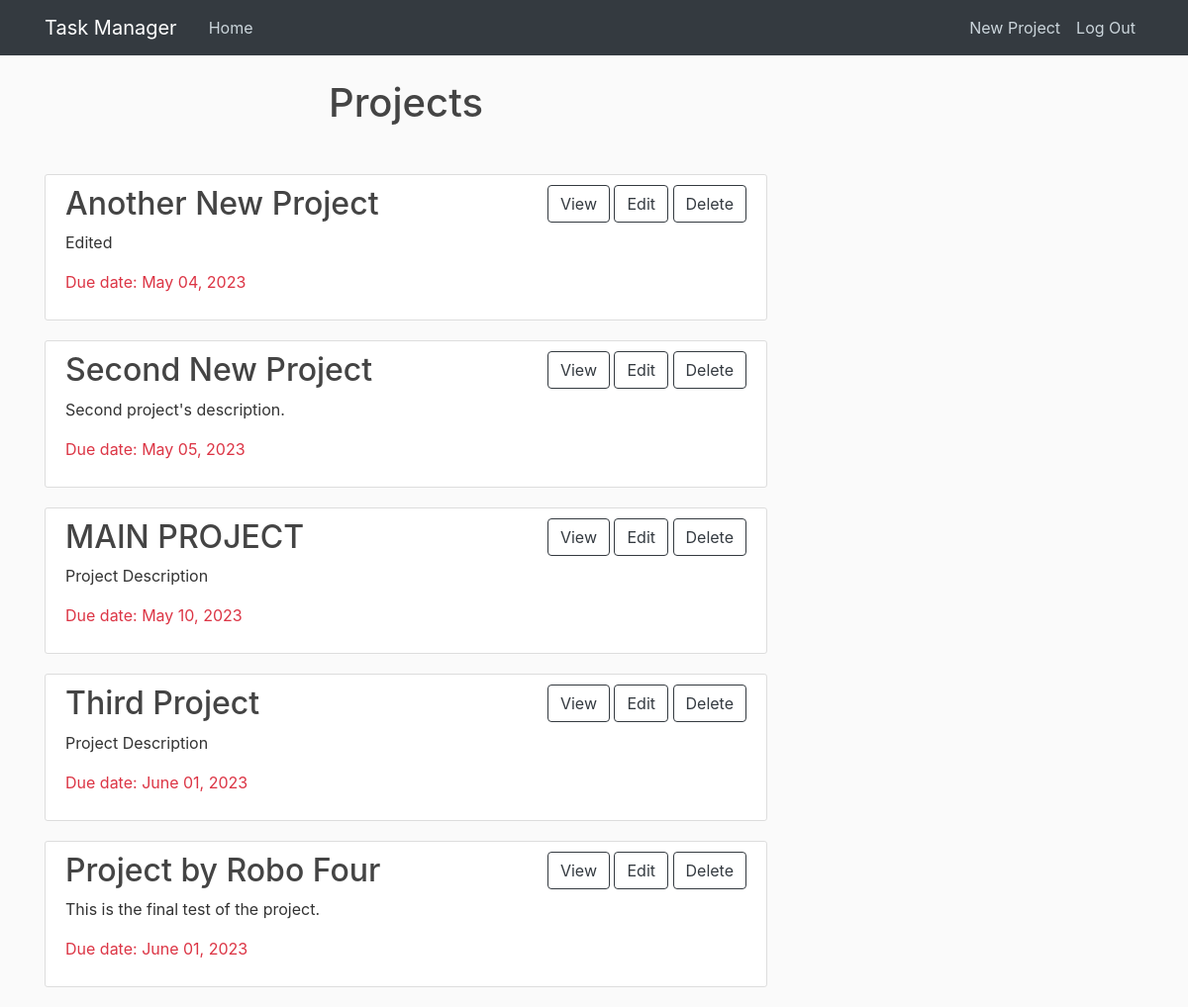
The page / (signed in) on the database as committed earlier.
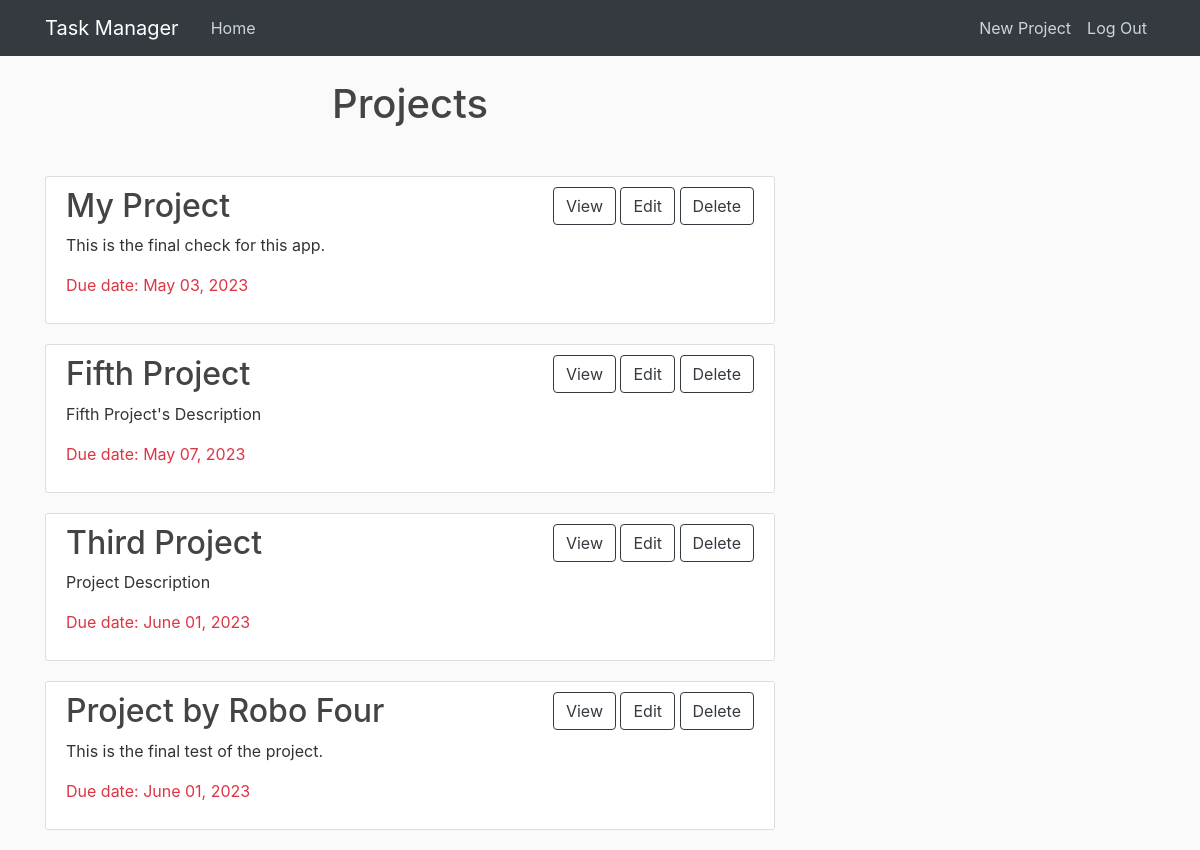
The same page on the database as committed later.
### tasks/models.py (models this page shows, shortened)
class Project(models.Model):
    name = models.CharField(max_length=255)
    description = models.TextField(default='Project Description')
    deadline = models.DateField(timezone.now())

### tasks/views.py (the view)
# urls.py: path('', views.project_list, name='project_list'),
@login_required
def project_list(request):
    projects = Project.objects.all().order_by('deadline')
    return render(request, 'tasks/project_list.html', {'projects': projects})

### tasks/templates/tasks/project_list.html
{% extends 'tasks/base.html' %}
{% block content %}
  <h1 class="text-center mb-5">Projects</h1>
  {% for project in projects %}
    <article class="media content-section">
      <div class="media-body">
        <h2><a class="article-title" href="{% url 'project_detail' project.pk %}">{{ project.name }}</a></h2>
        <p class="article-content">{{ project.description }}</p>
        <p class="text-danger">Due date: {{ project.deadline|date:"F d, Y" }}</p>
      </div>
      <div class="btn-outline " role="group" aria-label="Project Actions">
        <a href="{% url 'project_detail' project.pk %}" class="btn btn-outline-dark mb-4">View</a>
        <a href="{% url 'project_update' project.pk %}" class="btn btn-outline-dark mb-4">Edit</a>
        <a href="{% url 'project_delete' project.pk %}" class="btn btn-outline-dark mb-4">Delete</a>
      </div>
    </article>
  {% empty %}
    <div>No Projects</div>
  {% endfor %}
{% endblock %}

### tasks/templates/tasks/base.html (shortened to what this page needs)
{% load static %}
<!DOCTYPE html>
<html lang="en">
  <head>
    <link rel="stylesheet" href="https://cdn.jsdelivr.net/npm/bootstrap@4.0.0/dist/css/bootstrap.min.css">
    <link rel="stylesheet" type="text/css" href="{% static 'tasks/main.css' %}">
  </head>
  <body>
    <header class="site-header">
      <nav class="navbar navbar-expand-md navbar-dark bg-dark fixed-top">
        <div class="container">
          <a class="navbar-brand mr-4" href="{% url 'project_list' %}">Task Manager</a>
          <div class="collapse navbar-collapse" id="navbarToggle">
            <div class="navbar-nav mr-auto">
              <a class="nav-item nav-link" href="{% url 'project_list' %}">Home</a>
            </div>
            <div class="navbar-nav">
              {% if user.is_authenticated %}
                <a class="nav-item nav-link" href="{% url 'project_create' %}">New Project</a>
                <a class="nav-item nav-link" href="{% url "logout" %}">Log Out</a>
              {% else %}
                <a class="nav-item nav-link" href="{% url "login" %}">Login</a>
                <a class="nav-item nav-link" href="{% url "register" %}">Register</a>
              {% endif %}
            </div>
          </div>
      </nav>
    </header>
    <main role="main" class="container">
      <div class="row">
        <div class="col-md-8">
          {% block content %}{% endblock %}
        </div>
      </div>
    </main>
</body>
</html>

### tasks/static/tasks/main.css (style rules this page uses)
body { background: #fafafa; color: #333333; margin-top: 5rem; }
h1, h2, h3, h4, h5, h6 { color: #444444; }
.site-header .navbar-nav .nav-link { color: #cbd5db; }
.content-section { background: #ffffff; padding: 10px 20px; border: 1px solid #dddddd; border-radius: 3px; margin-bottom: 20px; }
.article-title { color: #444444; }
.article-content { white-space: pre-line; }

Rows that differ between the two databases and show on the page:
removed Project: name "Another New Project", description "Edited", deadline "May 04, 2023"
removed Project: name "Second New Project", description "Second project's description.", deadline "May 05, 2023"
removed Project: name "MAIN PROJECT", description "Project Description", deadline "May 10, 2023"
added Project: name "My Project", description "This is the final check for this app.", deadline "May 03, 2023"
added Project: name "Fifth Project", description "Fifth Project's Description", deadline "May 07, 2023"
